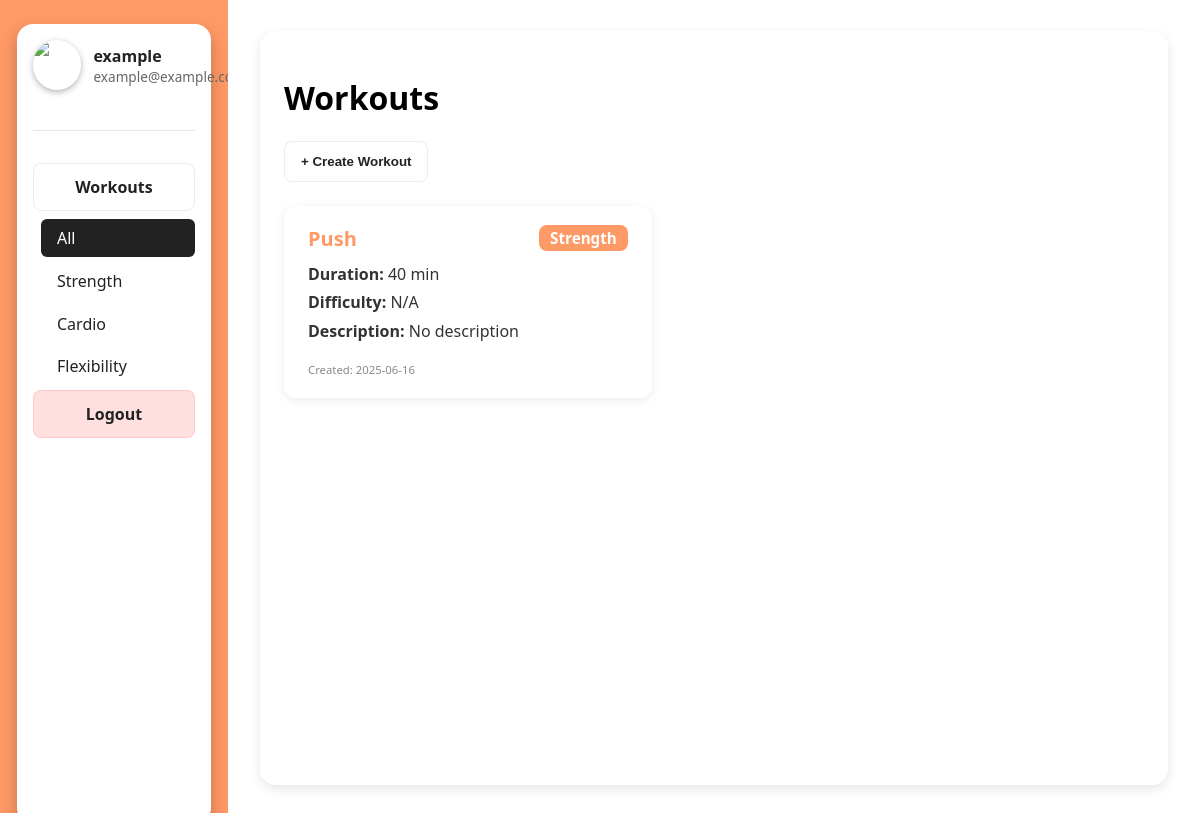
The page /dashboard/workouts (signed in) on the database as committed earlier.
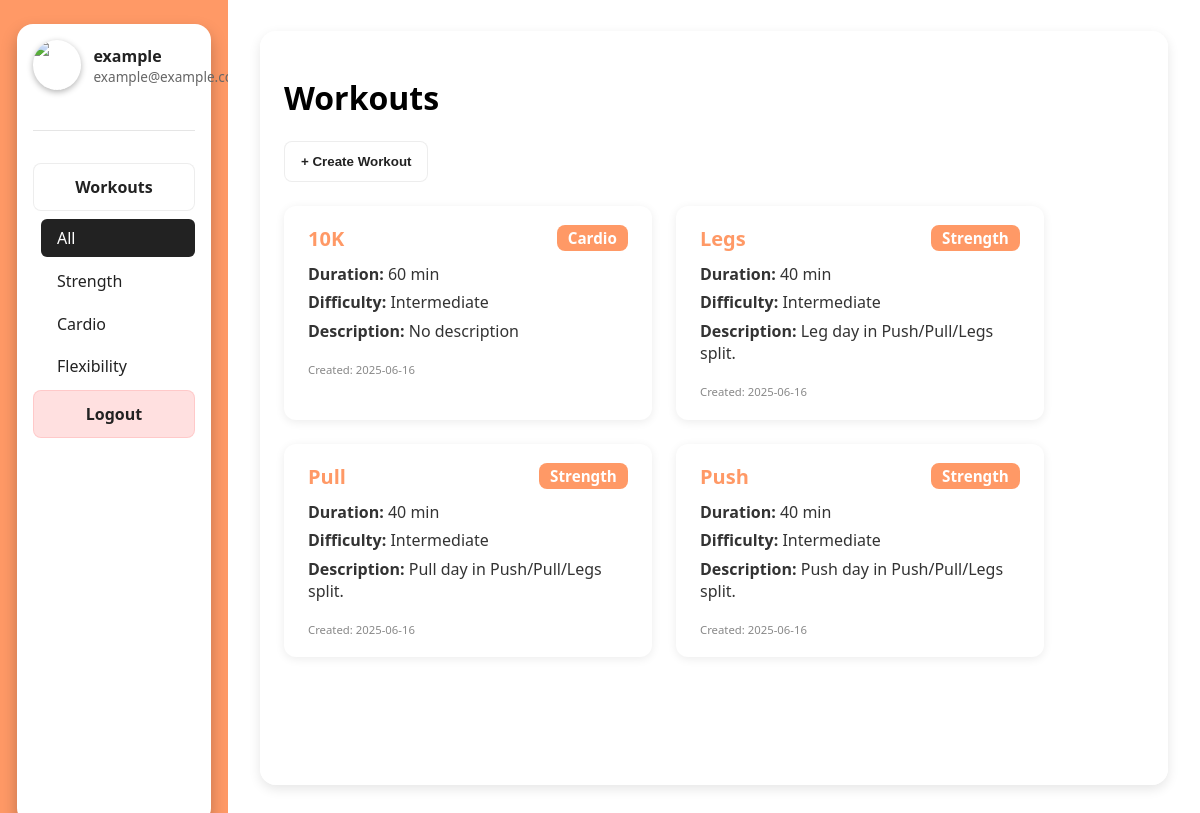
The same page on the database as committed later.
### models.py (models this page shows, shortened)
class User(db.Model, UserMixin):
    __tablename__ = 'users'
    id = db.Column(db.Integer, primary_key=True)
    username = db.Column(db.String(32), unique=True, nullable=False)
    email = db.Column(db.String(128), unique=True, nullable=False)
    password = db.Column(db.String(128), nullable=False)
    role = db.Column(db.String(8), default='user', nullable=False)
    profile_picture = db.Column(db.String(256), nullable=True, default='default.jpg')

class Workout(db.Model):
    __tablename__ = 'workouts'
    id = db.Column(db.Integer, primary_key=True)
    name = db.Column(db.String(32), nullable=False)
    type = db.Column(db.String(16), nullable=False)
    duration = db.Column(db.Integer, nullable=False)
    description = db.Column(db.String(256), nullable=True)
    difficulty = db.Column(db.String(16), nullable=True)
    user_id = db.Column(db.Integer, db.ForeignKey('users.id'), nullable=False)
    user = db.relationship('User', backref=db.backref('workouts', lazy=True))
    created_at = db.Column(db.DateTime, server_default=db.func.now(), nullable=False)
    updated_at = db.Column(db.DateTime, server_default=db.func.now(), onupdate=db.func.now(), nullable=False)

### app.py (the view)
@app.route('/dashboard/workouts')
@login_required
def workouts():
    form = WorkoutForm()
    workout_type = request.args.get('type')
    query = Workout.query.filter_by(user_id=current_user.id)
    if workout_type:
        query = query.filter_by(type=workout_type)
    user_workouts = query.order_by(Workout.created_at.desc()).all()
    return render_template(
        'dashboard.html',
        username=current_user.username,
        email=current_user.email,
        active_section='workouts',
        workout_form=form,
        workouts=user_workouts,
        selected_type=workout_type
    )

### app.py (called while the page is built)
@login_manager.user_loader
def load_user(user_id):
    return User.query.get(int(user_id))

### templates/dashboard.html (shortened to what this page needs)
{% extends "base.html" %}
{% block stylesheet %}<link rel="stylesheet" href="/static/css/dash.css">{% endblock %}
{% block content %}
<div class="dashboard">
    <div class="sidebar">
        <div class="sidebar-island">
            <div class="profile-section">
                <img src="{{ profile_image_url }}" alt="Profile Photo" class="profile-photo">
                <div class="profile-info">
                    <div class="profile-name">{{ username }}</div>
                    <div class="profile-email">{{ email }}</div>
                </div>
            </div>
            <div class="sidebar-divider"></div>
            <div class="sidebar-buttons">
                <div class="sidebar-dropdown">
                    {% if active_section == 'workouts' %}
                        <div class="sidebar-button dropdown-toggle active" onclick="toggleDropdown()" id="workoutsSidebarBtn">
                            Workouts
                        </div>
                        <div class="dropdown-menu open" id="workoutDropdown">
                            <a href="{{ url_for('workouts') }}"
                               class="dropdown-item{% if not selected_type %} selected{% endif %}"
                               onclick="selectDropdown(event, this)">All</a>
                            <a href="{{ url_for('workouts', type='strength') }}"
                               class="dropdown-item{% if selected_type == 'strength' %} selected{% endif %}"
                               onclick="selectDropdown(event, this)">Strength</a>
                            <a href="{{ url_for('workouts', type='cardio') }}"
                               class="dropdown-item{% if selected_type == 'cardio' %} selected{% endif %}"
                               onclick="selectDropdown(event, this)">Cardio</a>
                            <a href="{{ url_for('workouts', type='flexibility') }}"
                               class="dropdown-item{% if selected_type == 'flexibility' %} selected{% endif %}"
                               onclick="selectDropdown(event, this)">Flexibility</a>
                        </div>
                    {% else %}
                        <a href="{{ url_for('workouts') }}" class="sidebar-button" id="workoutsSidebarBtn">Workouts</a>
                    {% endif %}
                </div>
                <a href="{{ url_for('logout') }}" class="sidebar-button logout-button">Logout</a>
            </div>
        </div>
    </div>
    <div class="main">
        {% if active_section == 'home' %}
        <h1>Hello {{ username }}!</h1>
        <div class="main-sections">
                <div class="main-card">
                    <h2>Workouts</h2>
                    <p>Here you can track your recent workouts and start new ones.</p>
                </div>
                <div class="main-card">
                    <h2>Stats</h2>
                    <p>Your progress and stats will appear here.</p>
                </div>
            {% elif active_section == 'workouts' %}
                <div class="main-sections center-content">
                    <div class="workout-section">
                        <h1>Workouts</h1>
                        <button id="openWorkoutModal" class="sidebar-button">+ Create Workout</button>
                        <div class="workouts-list">
                            {% if workouts %}
                                {% for workout in workouts %}
                                    <div class="workout-card">
                                        <div class="workout-card-header">
                                            <h3>{{ workout.name }}</h3>
                                            <span class="workout-type">{{ workout.type|capitalize }}</span>
                                        </div>
                                        <div class="workout-card-body">
                                            <div><strong>Duration:</strong> {{ workout.duration }} min</div>
                                            <div><strong>Difficulty:</strong> {{ workout.difficulty|capitalize or "N/A" }}</div>
                                            <div><strong>Description:</strong> {{ workout.description or "No description" }}</div>
                                            <div class="workout-date"><small>Created: {{ workout.created_at.strftime('%Y-%m-%d') }}</small></div>
                                        </div>
                                    </div>
                                {% endfor %}
                            {% else %}
                                <p>No workouts yet. Create your first workout!</p>
                            {% endif %}
                        </div>
                    </div>
                </div>
        </div>
        {% endif %}
    </div>
{% endblock %}

### templates/base.html (shortened to what this page needs)
<!DOCTYPE html>
<html lang="en">
<head>
    {% block stylesheet %}{% endblock %}
</head>
<body>
    {% block content %}
    {% endblock %}
</body>
</html>

### static/css/dash.css (style rules this page uses)
body, html { margin: 0; padding: 0; font-family: 'Segoe UI', Tahoma, Geneva, Verdana, sans-serif; }
.dashboard { display: flex; height: 100vh; }
.sidebar { width: 15%; height: 100%; background: #ff9966; color: white; padding: 1.5rem; display: flex; flex-direction: column; align-items: center; justify-content: center; }
.sidebar-island { width: 90%; height: 100%; background: rgba(255, 255, 255, 1); border-radius: 16px; box-shadow: 0 8px 16px rgba(0, 0, 0, 0.25); padding: 1rem; display: flex; flex-direction: column; align-items: center; }
.profile-section { display: flex; align-items: center; width: 100%; margin-bottom: 1.5rem; }
.profile-photo { width: 50px; height: 50px; border-radius: 50%; object-fit: cover; margin-right: 0.75rem; box-shadow: 0 2px 6px rgba(0, 0, 0, 0.3); }
.profile-info { display: flex; flex-direction: column; justify-content: center; }
.profile-name { font-weight: 700; color: #222; }
.profile-email { font-size: 0.85rem; color: #666; }
.sidebar-divider { width: 100%; height: 1px; background-color: rgba(0, 0, 0, 0.1); margin: 1rem 0; }
.sidebar-buttons { display: flex; flex-direction: column; width: 100%; margin-top: 1rem; }
.sidebar-button { display: block; padding: 0.75rem 1rem; margin-bottom: 0.5rem; background: rgba(255, 255, 255, 0.2); color: #222; text-decoration: none; font-weight: 600; border-radius: 8px; text-align: center; transition: background 0.3s ease, color 0.3s ease, transform 0.2s ease; border: 1px solid rgba(0,0,0,0.07); }
.sidebar-dropdown { width: 100%; }
.dropdown-toggle { cursor: pointer; }
.dropdown-menu { max-height: 0; opacity: 0; overflow: hidden; display: flex; flex-direction: column; margin-top: 0.5rem; margin-left: 0.5rem; transition: max-height 0.3s ease, opacity 0.3s ease; }
.dropdown-menu.open { max-height: 500px; opacity: 1; }
.dropdown-item { padding: 0.5rem 1rem; background: rgba(255, 255, 255, 0.1); color: #222; text-decoration: none; font-weight: 500; border-radius: 6px; margin-bottom: 0.3rem; transition: background 0.3s, color 0.3s; }
.dropdown-item.selected { background: #222; color: #fff; }
.logout-button { background: rgba(255, 100, 100, 0.2); border: 1px solid rgba(255, 100, 100, 0.18); }
.main { flex: 1; background: white; padding: 2rem; overflow: hidden; }
.main-sections { display: flex; gap: 2rem; margin-top: 1.5rem; flex-wrap: wrap; }
.center-content { display: flex; justify-content: center; align-items: center; height: 100%; }
.workout-section { width: 96%; height: 96%; margin-top: -2rem; background: rgba(255, 255, 255, 0.9); border-radius: 16px; box-shadow: 0 4px 12px rgba(0, 0, 0, 0.1); padding: 1.5rem; transition: transform 0.3s ease, box-shadow 0.3s ease; }
.workouts-list { margin-top: 1.5rem; display: flex; flex-wrap: wrap; gap: 1.5rem; justify-content: flex-start; }
.workout-card { background: #fff; border-radius: 12px; box-shadow: 0 2px 10px rgba(0,0,0,0.08); padding: 1.2rem 1.5rem; min-width: 260px; max-width: 320px; flex: 1 1 260px; display: flex; flex-direction: column; transition: box-shadow 0.2s; }
.workout-card-header { display: flex; justify-content: space-between; align-items: center; margin-bottom: 0.7rem; }
.workout-card-header h3 { margin: 0; font-size: 1.25rem; color: #ff9966; }
.workout-type { background: #ff9966; color: #fff; border-radius: 8px; padding: 0.2rem 0.7rem; font-size: 0.95rem; font-weight: 600; }
.workout-card-body { font-size: 1rem; color: #333; display: flex; flex-direction: column; gap: 0.4rem; }
.workout-date { margin-top: 0.7rem; color: #888; font-size: 0.85rem; }

Rows that differ between the two databases and show on the page:
added Workout: name "10K", type "Cardio", duration "60", difficulty "Intermediate", description "No description", created_at "2025-06-16"
added Workout: name "Legs", type "Strength", duration "40", difficulty "Intermediate", description "Leg day in Push/Pull/Legs split.", created_at "2025-06-16"
added Workout: name "Pull", type "Strength", duration "40", difficulty "Intermediate", description "Pull day in Push/Pull/Legs split.", created_at "2025-06-16"
changed Workout "Push": difficulty "N/A" → "Intermediate"; description "No description" → "Push day in Push/Pull/Legs split."
